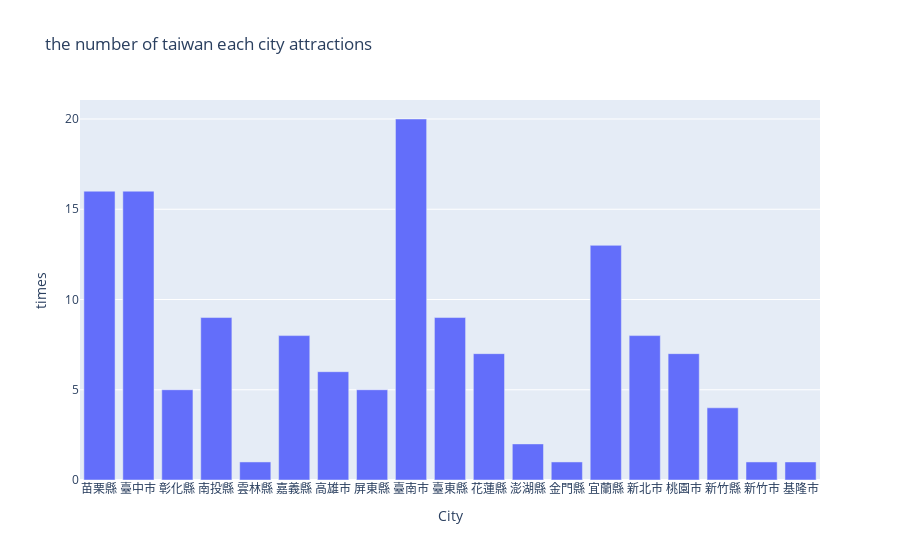

The notebook cell saved with this chart:
### Code cell
#把資料轉成圖表
import plotly.express as px
import pandas as pd
px.bar(result, x='City', y='times', title='the number of taiwan each city attractions ')

### Figure 1 — Plotly figure (JSON) as saved in the notebook; plotly's stock layout.template omitted (floating-point values rounded to 4 significant figures)
{"data": [{"alignmentgroup": "True", "hovertemplate": "City=%{x}<br>times=%{y}<extra></extra>", "legendgroup": "", "marker": {"color": "#636efa", "pattern": {"shape": ""}}, "name": "", "offsetgroup": "", "orientation": "v", "showlegend": false, "textposition": "auto", "type": "bar", "x": ["苗栗縣", "臺中市", "彰化縣", "南投縣", "雲林縣", "嘉義縣", "高雄市", "屏東縣", "臺南市", "臺東縣", "花蓮縣", "澎湖縣", "金門縣", "宜蘭縣", "新北市", "桃園市", "新竹縣", "新竹市", "基隆市"], "xaxis": "x", "y": [16, 16, 5, 9, 1, 8, 6, 5, 20, 9, 7, 2, 1, 13, 8, 7, 4, 1, 1], "yaxis": "y"}], "layout": {"barmode": "relative", "legend": {"tracegroupgap": 0}, "title": {"text": "the number of taiwan each city attractions "}, "xaxis": {"anchor": "y", "domain": [0, 1], "title": {"text": "City"}}, "yaxis": {"anchor": "x", "domain": [0, 1], "title": {"text": "times"}}}}
